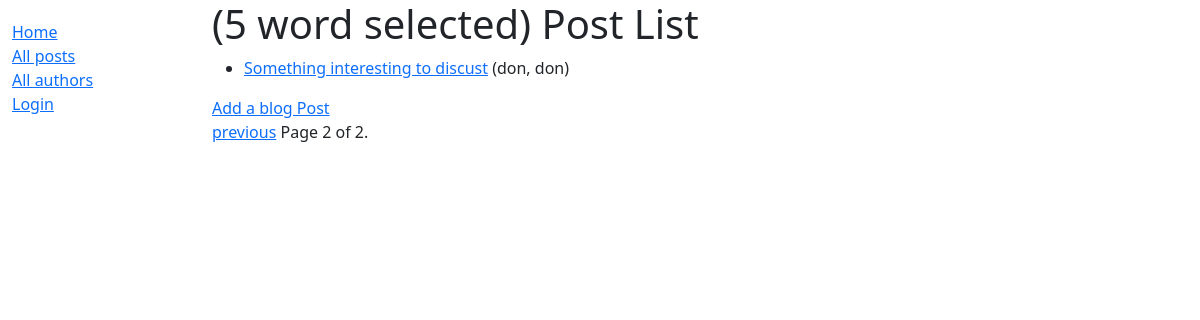
The page /blog/blogs/?page=2 on the database as committed earlier.
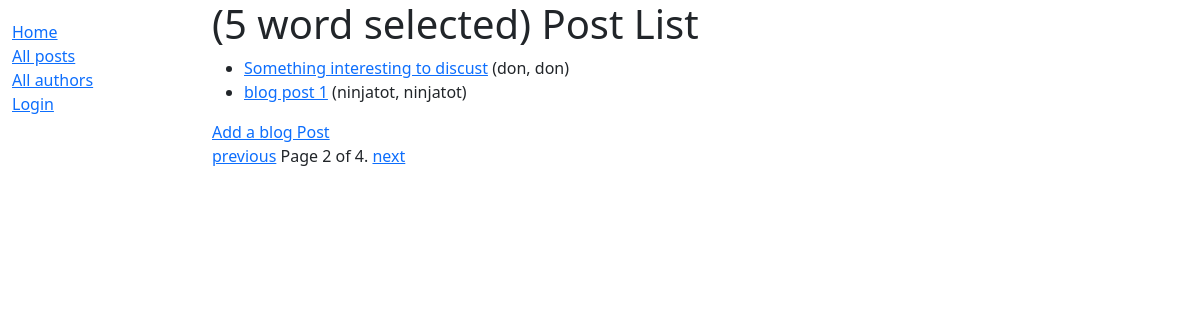
The same page on the database as committed later.
### blog/models.py (models this page shows, shortened)
class Post(models.Model):
    name = models.CharField(max_length=200)
    author = models.ForeignKey('Author', on_delete=models.SET_NULL, null=True)
    content = models.TextField(max_length=1000, help_text='Enter the blog Post content')
    topic = models.ManyToManyField(Topic, help_text='Select a Topic for this blog Post')
    pubdatetime = models.DateTimeField(auto_now=True)
    def get_absolute_url(self):
        return reverse('blog-detail', args=[str(self.id)])
    class Meta:
        ordering = ['name', '-pubdatetime']
        permissions = (("can_create_new", "Create a new post"),)

class Author(models.Model):
    first_name = models.CharField(max_length=100)
    last_name = models.CharField(max_length=100)
    date_of_birth = models.DateField(null=True, blank=True)
    class Meta:
        ordering = ['last_name', 'first_name']
    def __str__(self):
        return f'{self.last_name}, {self.first_name}'

### blog/views.py (the view)
# urls.py: path('blogs/', views.PostListView.as_view(), name='blogs'),
class PostListView(generic.ListView):
    model = Post
    paginate_by = 2
    context_object_name = 'post_list'   # your own name for the list as a template variable
    queryset = Post.objects.all()
    template_name = 'blog/blog_list.html'

### blog/templates/blog/blog_list.html
{% extends "base_generic.html" %}
{% block content %}
  <h1>(5 word selected) Post List</h1>
  {% if post_list %}
  <ul>
    {% for post in post_list %}
      <li>
        <a href="{{ post.get_absolute_url }}">{{ post.name }}</a> ({{post.author}})
      </li>
    {% endfor %}
  </ul>
  {% else %}
    <p>There are no published posts in the blog.</p>
  {% endif %}
  <div>
	<a href="{% url 'blog_create' %}">Add a blog Post</a>
	</div>
{% endblock %}

Rows that differ between the two databases and show on the page:
added Post: name "blog post 1", author "ninjatot, ninjatot"
Other text that changed with them:
{{ page_obj.paginator.num_pages }}: "2" → "4"
text now shown: "next"
